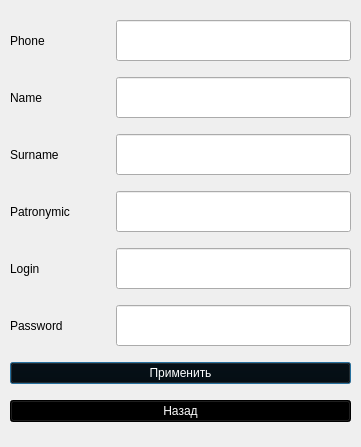
<?xml version="1.0" encoding="UTF-8"?>
<ui version="4.0">
 <class>Add</class>
 <widget class="QDialog" name="Add">
  <property name="geometry">
   <rect>
    <x>0</x>
    <y>0</y>
    <width>361</width>
    <height>447</height>
   </rect>
  </property>
  <property name="windowTitle">
   <string>Dialog</string>
  </property>
  <widget class="QWidget" name="layoutWidget_3">
   <property name="geometry">
    <rect>
     <x>10</x>
     <y>10</y>
     <width>341</width>
     <height>427</height>
    </rect>
   </property>
   <layout class="QVBoxLayout" name="verticalLayout_7">
    <item>
     <layout class="QHBoxLayout" name="horizontalLayout_7">
      <item>
       <widget class="QLabel" name="label_7">
        <property name="minimumSize">
         <size>
          <width>100</width>
          <height>41</height>
         </size>
        </property>
        <property name="maximumSize">
         <size>
          <width>70</width>
          <height>16777215</height>
         </size>
        </property>
        <property name="styleSheet">
         <string notr="true">font: 14pt &quot;MS Shell Dlg 2&quot;;
color: rgb(0, 0, 0);</string>
        </property>
        <property name="text">
         <string>Phone</string>
        </property>
       </widget>
      </item>
      <item>
       <widget class="QLineEdit" name="lineEdit_7">
        <property name="minimumSize">
         <size>
          <width>0</width>
          <height>41</height>
         </size>
        </property>
        <property name="maximumSize">
         <size>
          <width>16777215</width>
          <height>41</height>
         </size>
        </property>
        <property name="sizeIncrement">
         <size>
          <width>0</width>
          <height>41</height>
         </size>
        </property>
        <property name="styleSheet">
         <string notr="true">font: 14pt &quot;MS Shell Dlg 2&quot;;
color: rgb(0, 0, 0);</string>
        </property>
       </widget>
      </item>
     </layout>
    </item>
    <item>
     <layout class="QHBoxLayout" name="horizontalLayout_8">
      <item>
       <widget class="QLabel" name="label_8">
        <property name="minimumSize">
         <size>
          <width>100</width>
          <height>41</height>
         </size>
        </property>
        <property name="maximumSize">
         <size>
          <width>70</width>
          <height>16777215</height>
         </size>
        </property>
        <property name="styleSheet">
         <string notr="true">font: 14pt &quot;MS Shell Dlg 2&quot;;
color: rgb(0, 0, 0);</string>
        </property>
        <property name="text">
         <string>Name</string>
        </property>
       </widget>
      </item>
      <item>
       <widget class="QLineEdit" name="lineEdit_8">
        <property name="minimumSize">
         <size>
          <width>0</width>
          <height>41</height>
         </size>
        </property>
        <property name="maximumSize">
         <size>
          <width>16777215</width>
          <height>41</height>
         </size>
        </property>
        <property name="sizeIncrement">
         <size>
          <width>0</width>
          <height>41</height>
         </size>
        </property>
        <property name="styleSheet">
         <string notr="true">font: 14pt &quot;MS Shell Dlg 2&quot;;
color: rgb(0, 0, 0);</string>
        </property>
       </widget>
      </item>
     </layout>
    </item>
    <item>
     <layout class="QHBoxLayout" name="horizontalLayout_9">
      <item>
       <widget class="QLabel" name="label_9">
        <property name="minimumSize">
         <size>
          <width>100</width>
          <height>41</height>
         </size>
        </property>
        <property name="maximumSize">
         <size>
          <width>70</width>
          <height>16777215</height>
         </size>
        </property>
        <property name="styleSheet">
         <string notr="true">font: 14pt &quot;MS Shell Dlg 2&quot;;
color: rgb(0, 0, 0);</string>
        </property>
        <property name="text">
         <string>Surname</string>
        </property>
       </widget>
      </item>
      <item>
       <widget class="QLineEdit" name="lineEdit_9">
        <property name="minimumSize">
         <size>
          <width>0</width>
          <height>41</height>
         </size>
        </property>
        <property name="maximumSize">
         <size>
          <width>16777215</width>
          <height>41</height>
         </size>
        </property>
        <property name="sizeIncrement">
         <size>
          <width>0</width>
          <height>41</height>
         </size>
        </property>
        <property name="styleSheet">
         <string notr="true">font: 14pt &quot;MS Shell Dlg 2&quot;;
color: rgb(0, 0, 0);</string>
        </property>
       </widget>
      </item>
     </layout>
    </item>
    <item>
     <layout class="QHBoxLayout" name="horizontalLayout_11">
      <item>
       <widget class="QLabel" name="label_11">
        <property name="minimumSize">
         <size>
          <width>100</width>
          <height>41</height>
         </size>
        </property>
        <property name="maximumSize">
         <size>
          <width>70</width>
          <height>16777215</height>
         </size>
        </property>
        <property name="styleSheet">
         <string notr="true">font: 14pt &quot;MS Shell Dlg 2&quot;;
color: rgb(0, 0, 0);</string>
        </property>
        <property name="text">
         <string>Patronymic</string>
        </property>
       </widget>
      </item>
      <item>
       <widget class="QLineEdit" name="lineEdit_11">
        <property name="minimumSize">
         <size>
          <width>0</width>
          <height>41</height>
         </size>
        </property>
        <property name="maximumSize">
         <size>
          <width>16777215</width>
          <height>41</height>
         </size>
        </property>
        <property name="sizeIncrement">
         <size>
          <width>0</width>
          <height>41</height>
         </size>
        </property>
        <property name="styleSheet">
         <string notr="true">font: 14pt &quot;MS Shell Dlg 2&quot;;
color: rgb(0, 0, 0);</string>
        </property>
       </widget>
      </item>
     </layout>
    </item>
    <item>
     <layout class="QHBoxLayout" name="horizontalLayout_13">
      <item>
       <widget class="QLabel" name="label_13">
        <property name="minimumSize">
         <size>
          <width>100</width>
          <height>41</height>
         </size>
        </property>
        <property name="maximumSize">
         <size>
          <width>100</width>
          <height>16777215</height>
         </size>
        </property>
        <property name="styleSheet">
         <string notr="true">font: 14pt &quot;MS Shell Dlg 2&quot;;
color: rgb(0, 0, 0);</string>
        </property>
        <property name="text">
         <string>Login</string>
        </property>
       </widget>
      </item>
      <item>
       <widget class="QLineEdit" name="lineEdit_13">
        <property name="minimumSize">
         <size>
          <width>0</width>
          <height>41</height>
         </size>
        </property>
        <property name="maximumSize">
         <size>
          <width>16777215</width>
          <height>41</height>
         </size>
        </property>
        <property name="sizeIncrement">
         <size>
          <width>0</width>
          <height>41</height>
         </size>
        </property>
        <property name="styleSheet">
         <string notr="true">font: 14pt &quot;MS Shell Dlg 2&quot;;
color: rgb(0, 0, 0);</string>
        </property>
       </widget>
      </item>
     </layout>
    </item>
    <item>
     <layout class="QHBoxLayout" name="horizontalLayout_12">
      <item>
       <widget class="QLabel" name="label_12">
        <property name="minimumSize">
         <size>
          <width>100</width>
          <height>41</height>
         </size>
        </property>
        <property name="maximumSize">
         <size>
          <width>100</width>
          <height>16777215</height>
         </size>
        </property>
        <property name="styleSheet">
         <string notr="true">font: 14pt &quot;MS Shell Dlg 2&quot;;
color: rgb(0, 0, 0);</string>
        </property>
        <property name="text">
         <string>Password</string>
        </property>
       </widget>
      </item>
      <item>
       <widget class="QLineEdit" name="lineEdit_12">
        <property name="minimumSize">
         <size>
          <width>0</width>
          <height>41</height>
         </size>
        </property>
        <property name="maximumSize">
         <size>
          <width>16777215</width>
          <height>41</height>
         </size>
        </property>
        <property name="sizeIncrement">
         <size>
          <width>0</width>
          <height>41</height>
         </size>
        </property>
        <property name="styleSheet">
         <string notr="true">font: 14pt &quot;MS Shell Dlg 2&quot;;
color: rgb(0, 0, 0);</string>
        </property>
       </widget>
      </item>
     </layout>
    </item>
    <item>
     <widget class="QPushButton" name="pushButton_7">
      <property name="styleSheet">
       <string notr="true">background-color: rgb(0, 0, 0);
color: rgb(255, 255, 255);
font: 14pt &quot;MS Shell Dlg 2&quot;;</string>
      </property>
      <property name="text">
       <string>Применить</string>
      </property>
     </widget>
    </item>
    <item>
     <widget class="QPushButton" name="pushButton_8">
      <property name="styleSheet">
       <string notr="true">background-color: rgb(0, 0, 0);
color: rgb(255, 255, 255);
font: 14pt &quot;MS Shell Dlg 2&quot;;</string>
      </property>
      <property name="text">
       <string>Назад</string>
      </property>
     </widget>
    </item>
   </layout>
  </widget>
 </widget>
 <resources/>
 <connections/>
</ui>
